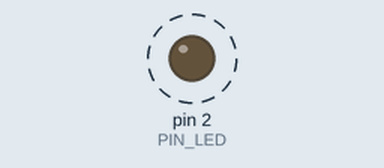
Simulated run of this sketch. Board: Arduino Uno, built with avr-gcc and run on an emulated ATmega328P. Shown: output pins drawn as LEDs (lit = HIGH). Dashed ring = blinking.

Above: at 1.1 s.
Timing chart, 0 to 4.6 s (numbered marks = the images above):
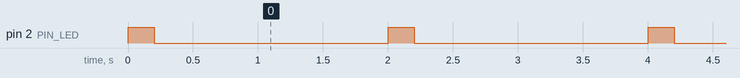

Measured:
- by itself, pin 2 (PIN_LED): alternates HIGH for 0.20 s and LOW for 1.8 s

The sketch:

Blink.ino
```cpp
#define PIN_LED 2

void setup() {
  pinMode(PIN_LED,OUTPUT);
}

void loop() {
  digitalWrite(PIN_LED,HIGH);
  delay(200);
  digitalWrite(PIN_LED,LOW);
  delay(1800);
}
```
